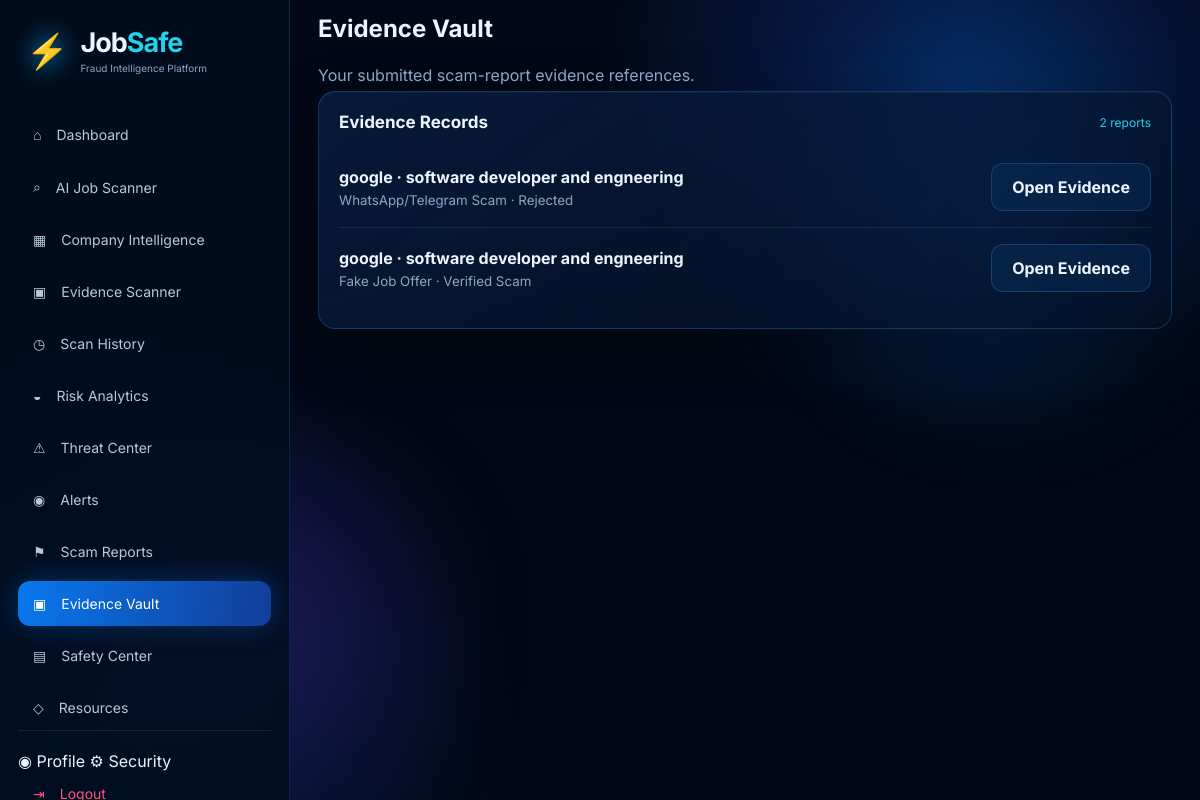
The page /evidence-vault/ (signed in) on the database its author committed.
### reports/models.py (models this page shows, shortened)
class ScamReport(models.Model):
    STATUS_CHOICES = [
        ('Pending', 'Pending'),
        ('Under Review', 'Under Review'),
        ('Verified Scam', 'Verified Scam'),
        ('Rejected', 'Rejected'),
    ]
    SCAM_TYPES = [
        ('Registration Fee', 'Registration Fee'),
        ('Fake Recruiter', 'Fake Recruiter'),
        ('Fake Job Offer', 'Fake Job Offer'),
        ('WhatsApp/Telegram Scam', 'WhatsApp/Telegram Scam'),
        ('Fake Website', 'Fake Website'),
        ('Credential Theft', 'Credential Theft'),
        ('Other', 'Other'),
    ]
    user = models.ForeignKey(User, on_delete=models.CASCADE, related_name='scam_reports')
    company = models.CharField(max_length=200)
    job_title = models.CharField(max_length=200)
    recruiter_name = models.CharField(max_length=200, blank=True)
    recruiter_contact = models.CharField(max_length=200, blank=True)
    job_url = models.URLField(blank=True)
    scam_type = models.CharField(max_length=60, choices=SCAM_TYPES, default='Other')
    payment_requested = models.CharField(max_length=100, blank=True)
    evidence_url = models.URLField(blank=True)
    description = models.TextField()
    status = models.CharField(max_length=30, choices=STATUS_CHOICES, default='Pending')
    admin_note = models.TextField(blank=True)
    created_at = models.DateTimeField(auto_now_add=True)
    updated_at = models.DateTimeField(auto_now=True)

### accounts/views.py (the view)
# urls.py: path("evidence-vault/", views.evidence_vault, name="evidence_vault"),
@login_required
def evidence_vault(request):
    reports = ScamReport.objects.filter(user=request.user).order_by("-created_at")
    return render(request, "evidence-vault.html", {"reports": reports, "active": "evidence"})

### templates/evidence-vault.html
{% extends "base.html" %}{% block title %}Evidence Vault | JobSafe{% endblock %}{% block content %}<div class="app-shell">{% include "partials/sidebar.html" %}<main class="main"><header class="topbar"><div><h2>Evidence Vault</h2><p class="muted">Your submitted scam-report evidence references.</p></div></header><section class="panel glass"><div class="panel-title"><h2>Evidence Records</h2><span>{{ reports|length }} reports</span></div>{% for r in reports %}<div class="list-item"><div><b>{{ r.company }} · {{ r.job_title }}</b><small>{{ r.scam_type }} · {{ r.status }}</small></div>{% if r.evidence_url %}<a class="btn ghost" href="{{ r.evidence_url }}" target="_blank" rel="noopener">Open Evidence</a>{% else %}<span class="muted">No evidence URL</span>{% endif %}</div>{% empty %}<div class="empty-state"><h3>No evidence records</h3><p>Submitted reports will appear here.</p></div>{% endfor %}</section></main></div>{% endblock %}

### static/css/style.css (style rules this page uses)
:root { --bg: #020817; --panel: rgba(7, 24, 52, .72); --line: rgba(63, 168, 255, .24); --blue: #1ea7ff; --cyan: #22d3ee; --green: #10e981; --orange: #ffb21c; --red: #ff3d65; --purple: #8b5cf6; --text: #edf6ff; --muted: #8da7c4; --shadow: 0 20px 60px rgba(0, 0, 0, .35); }
* { box-sizing: border-box; }
html { scroll-behavior: smooth; }
body { margin: 0; background: radial-gradient( circle at 80% 10%, #09245b 0, transparent 30% ), radial-gradient( circle at 10% 90%, #071d45 0, transparent 30% ), var(--bg); color: var(--text); font-family: Inter, Arial, sans-serif; min-height: 100vh; }
a { text-decoration: none; color: inherit; }
.glass { background: linear-gradient( 145deg, rgba(9, 31, 66, .78), rgba(3, 15, 34, .68) ); border: 1px solid var(--line); box-shadow: var(--shadow), inset 0 1px rgba(255, 255, 255, .04); backdrop-filter: blur(18px); }
.btn { display: inline-flex; justify-content: center; align-items: center; gap: 8px; padding: 13px 20px; border-radius: 12px; border: 1px solid var(--line); font-weight: 700; cursor: pointer; transition: .25s; }
.ghost { background: rgba(12, 47, 91, .45); }
p { color: var(--muted); line-height: 1.6; }
.app-shell { display: flex; min-height: 100vh; }
.main { margin-left: 290px; width: calc(100% - 290px); padding: 22px 28px 40px; position: relative; z-index: 1; }
.topbar { height: 55px; display: flex; align-items: center; justify-content: space-between; margin-bottom: 14px; position: relative; z-index: 1000; overflow: visible !important; isolation: auto; }
.topbar { animation: headerFloat 2.5s ease-in-out infinite; }
.panel { border-radius: 17px; padding: 20px; min-width: 0; }
.panel-title { display: flex; align-items: center; justify-content: space-between; margin-bottom: 15px; }
.panel-title h2 { font-size: 17px; margin: 0; }
.panel-title a, .panel-title span { font-size: 12px; color: var(--cyan); }
.list-item { display: flex; align-items: center; justify-content: space-between; gap: 15px; padding: 14px; border-bottom: 1px solid rgba(255, 255, 255, .07); }
.list-item span, .list-item small { color: var(--muted); }
.panel { animation: contentFloat 3s ease-in-out infinite; }
.topbar { position: relative !important; z-index: 1000 !important; overflow: visible !important; }
.main { position: relative; z-index: 1; }
.list-item { display:flex;justify-content:space-between;align-items:center;gap:16px;padding:16px 0;border-bottom:1px solid rgba(90,168,255,.12) }
.list-item:last-child { border-bottom:0 }
.list-item small { display:block;color:var(--muted);margin-top:5px }

### rows shown on the page
ScamReport: company "google", job_title "software developer and engneering", scam_type "WhatsApp/Telegram Scam", status "Rejected"
ScamReport: company "google", job_title "software developer and engneering", scam_type "Fake Job Offer", status "Verified Scam"

### other values the page prints
{{ reports|length }} "2"
